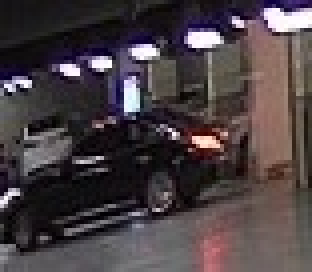
#> input picture cv/crop0.jpg, 78 x 68 px (shown 4 times larger)
$ python threshold.py
#> lines starting #> are read from the running program, lines starting #| are printed output that depends on the picture
### cv/histogram.py
import sys
import numpy as np
import cv2


def calcGrayHist(img):
    channels = [0]
    histSize = [256]
    histRange = [0, 256]

    hist = cv2.calcHist([img], channels, None, histSize, histRange)

    return hist


def getGrayHistImage(hist):
    histMax = np.max(hist)

    imgHist = np.full((110, 256), 255, dtype=np.uint8)
    for x in range(256):
        pt1 = (x, 100)
        pt2 = (x, 100 - int(hist[x, 0] * 100 / histMax))
        cv2.line(imgHist, pt1, pt2, 0)
        cv2.line(imgHist, (x, 101), (x, 110), x)

    #cv2.rectangle(imgHist, (0, 100), (255, 111), 0)

    return imgHist


# [14 lines that do not run on import are left out]

cv2.destroyAllWindows()

### cv/threshold.py
import sys
import cv2
import histogram


filename = 'crop0.jpg'

if len(sys.argv) > 1:
    filename = sys.argv[1]

src = cv2.imread(filename, cv2.IMREAD_GRAYSCALE)
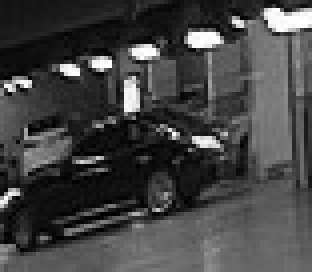
#> src: shape (68, 78) (shown 4 times larger); min 0, max 255, mean 67.5

if src is None:
    print('Image load failed!')
    sys.exit()

src = cv2.resize(src, (0, 0), fx=0.5, fy=0.5)
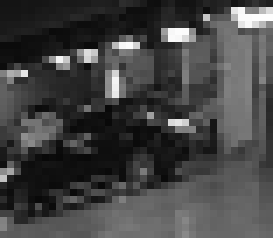
#> src: shape (34, 39) (shown 7 times larger); min 8, max 253, mean 67.6
cv2.imshow('src', src)

hist_img = histogram.getGrayHistImage(histogram.calcGrayHist(src))
#> in calcGrayHist, `hist = cv2.calcHist([img], channels, None, histSize, histRange)`: hist = 256 values, max 31 at index 14, min 0 at index 0, mean 5.18
#> in getGrayHistImage, `histMax = np.max(hist)`: histMax = 31
#> the loop in getGrayHistImage, `for x in range(256):` made 256 passes
#> pt2 on passes 1 to 3: (0, 100), (1, 100), (2, 100)
#> after the loop in getGrayHistImage, `for x in range(256):`:
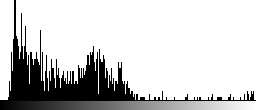
#> imgHist: shape (110, 256); min 0, max 255, mean 204.2
hist_img = cv2.cvtColor(hist_img, cv2.COLOR_GRAY2BGR)
cv2.imshow('hist_img', hist_img)


def on_threshold(pos):
    _, dst = cv2.threshold(src, pos, 255, cv2.THRESH_BINARY)
    hist_img2 = hist_img.copy()
    cv2.line(hist_img2, (pos, 0), (pos, 100), (0, 128, 255))
    cv2.imshow('hist_img', hist_img2)
    cv2.imshow('dst', dst)


cv2.namedWindow('dst')
cv2.createTrackbar('Threshold', 'dst', 0, 255, on_threshold)
cv2.setTrackbarPos('Threshold', 'dst', 130)

cv2.waitKey()
cv2.destroyAllWindows()

$ run again, with cv/crop1.jpg copied over cv/crop0.jpg
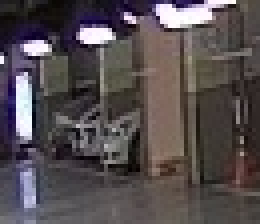
#> input picture cv/crop1.jpg, 65 x 56 px (shown 4 times larger)
#> `src = cv2.resize(src, (0, 0), fx=0.5, fy=0.5)`:
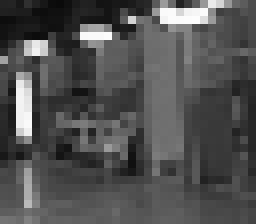
#> src: shape (28, 32) (shown 8 times larger); min 10, max 253, mean 80.4
#> hist = 256 values, max 17 at index 74, min 0 at index 0, mean 3.5
#> histMax = 17
#> the loop in getGrayHistImage, `for x in range(256):` made 256 passes
#> pt2 on passes 1 to 3: (0, 100), (1, 100), (2, 100)
#> after the loop in getGrayHistImage, `for x in range(256):`:
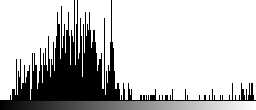
#> imgHist: shape (110, 256); min 0, max 255, mean 195.4

$ run again, with cv/banana_sample.jpg copied over cv/crop0.jpg
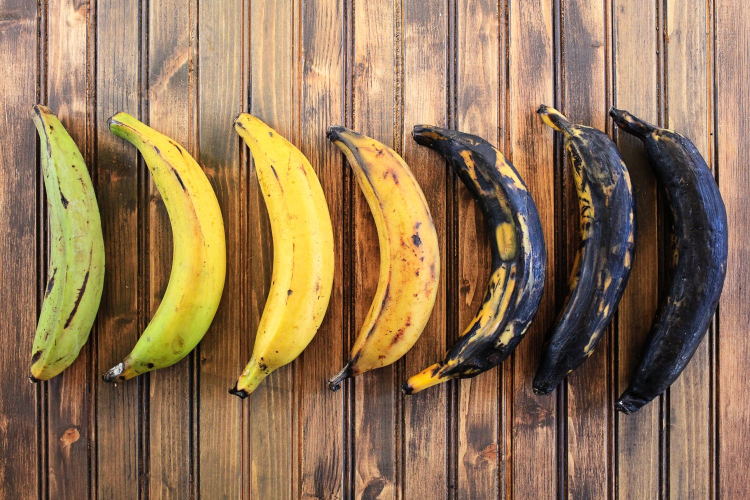
#> input picture cv/banana_sample.jpg, 1500 x 1000 px (shown at 1/2 size)
#> `src = cv2.resize(src, (0, 0), fx=0.5, fy=0.5)`:
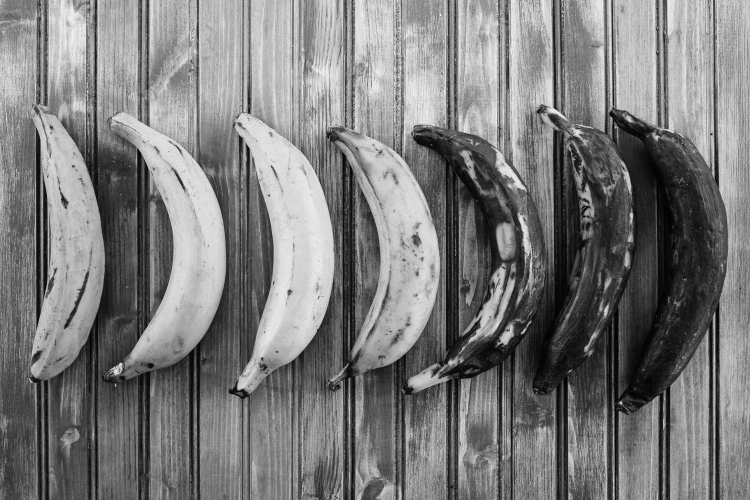
#> src: shape (500, 750); min 1, max 241, mean 123.1
#> hist = 256 values, max 2410 at index 185, min 0 at index 0, mean 1464.8
#> histMax = 2410
#> the loop in getGrayHistImage, `for x in range(256):` made 256 passes
#> pt2 on passes 1 to 3: (0, 100), (1, 100), (2, 98)
#> after the loop in getGrayHistImage, `for x in range(256):`:
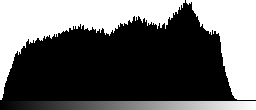
#> imgHist: shape (110, 256); min 0, max 255, mean 102.4
